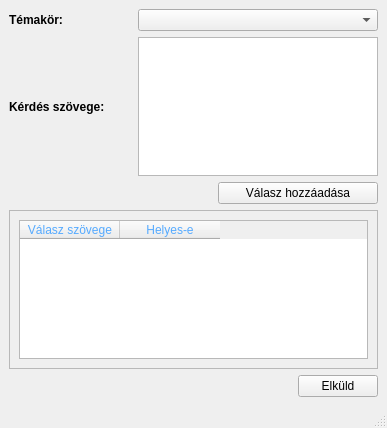
<?xml version="1.0" encoding="UTF-8"?>
<ui version="4.0">
 <class>addQuestionWindow</class>
 <widget class="QMainWindow" name="addQuestionWindow">
  <property name="geometry">
   <rect>
    <x>0</x>
    <y>0</y>
    <width>387</width>
    <height>428</height>
   </rect>
  </property>
  <property name="windowTitle">
   <string>Kérdés hozzáadása</string>
  </property>
  <widget class="QWidget" name="centralwidget">
   <layout class="QGridLayout" name="gridLayout_2">
    <item row="0" column="0">
     <widget class="QLabel" name="label_2">
      <property name="font">
       <font>
        <weight>75</weight>
        <bold>true</bold>
       </font>
      </property>
      <property name="text">
       <string>Témakör:</string>
      </property>
     </widget>
    </item>
    <item row="0" column="1">
     <spacer name="horizontalSpacer">
      <property name="orientation">
       <enum>Qt::Horizontal</enum>
      </property>
      <property name="sizeHint" stdset="0">
       <size>
        <width>71</width>
        <height>20</height>
       </size>
      </property>
     </spacer>
    </item>
    <item row="0" column="2" colspan="3">
     <widget class="QComboBox" name="topicsComboBox"/>
    </item>
    <item row="1" column="0" colspan="2">
     <widget class="QLabel" name="label">
      <property name="font">
       <font>
        <weight>75</weight>
        <bold>true</bold>
       </font>
      </property>
      <property name="text">
       <string>Kérdés szövege:</string>
      </property>
     </widget>
    </item>
    <item row="1" column="2" colspan="3">
     <widget class="QTextEdit" name="questionTextEdit"/>
    </item>
    <item row="2" column="0" colspan="3">
     <spacer name="horizontalSpacer_2">
      <property name="orientation">
       <enum>Qt::Horizontal</enum>
      </property>
      <property name="sizeHint" stdset="0">
       <size>
        <width>207</width>
        <height>20</height>
       </size>
      </property>
     </spacer>
    </item>
    <item row="2" column="3" colspan="2">
     <widget class="QPushButton" name="addAnswerButton">
      <property name="text">
       <string>Válasz hozzáadása</string>
      </property>
     </widget>
    </item>
    <item row="3" column="0" colspan="5">
     <widget class="QScrollArea" name="answersScrollArea">
      <property name="widgetResizable">
       <bool>true</bool>
      </property>
      <widget class="QWidget" name="scrollAreaWidgetContents">
       <property name="geometry">
        <rect>
         <x>0</x>
         <y>0</y>
         <width>367</width>
         <height>157</height>
        </rect>
       </property>
       <layout class="QGridLayout" name="gridLayout">
        <item row="0" column="0">
         <widget class="QTableWidget" name="answerTable">
          <property name="styleSheet">
           <string notr="true">color: rgb(85, 170, 255);</string>
          </property>
          <column>
           <property name="text">
            <string>Válasz szövege</string>
           </property>
          </column>
          <column>
           <property name="text">
            <string>Helyes-e</string>
           </property>
           <property name="textAlignment">
            <set>AlignHCenter|AlignVCenter|AlignCenter</set>
           </property>
          </column>
         </widget>
        </item>
       </layout>
      </widget>
     </widget>
    </item>
    <item row="4" column="0" colspan="4">
     <spacer name="horizontalSpacer_3">
      <property name="orientation">
       <enum>Qt::Horizontal</enum>
      </property>
      <property name="sizeHint" stdset="0">
       <size>
        <width>285</width>
        <height>20</height>
       </size>
      </property>
     </spacer>
    </item>
    <item row="4" column="4">
     <widget class="QPushButton" name="sendButton">
      <property name="text">
       <string>Elküld</string>
      </property>
     </widget>
    </item>
   </layout>
  </widget>
  <widget class="QStatusBar" name="statusbar"/>
 </widget>
 <resources/>
 <connections/>
</ui>
